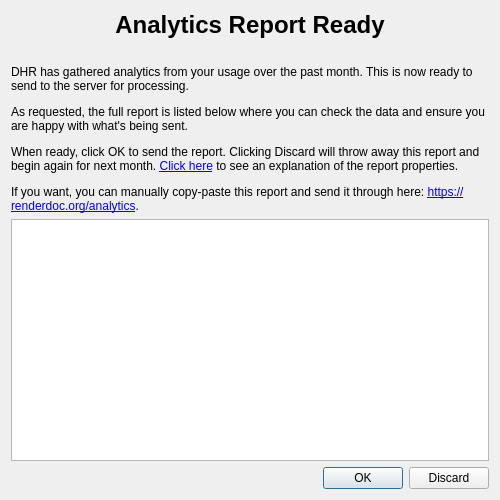
<?xml version="1.0" encoding="UTF-8"?>
<ui version="4.0">
 <class>AnalyticsConfirmDialog</class>
 <widget class="QDialog" name="AnalyticsConfirmDialog">
  <property name="geometry">
   <rect>
    <x>0</x>
    <y>0</y>
    <width>500</width>
    <height>500</height>
   </rect>
  </property>
  <property name="sizePolicy">
   <sizepolicy hsizetype="Fixed" vsizetype="Fixed">
    <horstretch>0</horstretch>
    <verstretch>0</verstretch>
   </sizepolicy>
  </property>
  <property name="windowTitle">
   <string>Analytics Report</string>
  </property>
  <property name="modal">
   <bool>true</bool>
  </property>
  <layout class="QVBoxLayout" name="verticalLayout">
   <item>
    <widget class="QLabel" name="label">
     <property name="text">
      <string>&lt;html&gt;&lt;head/&gt;&lt;body&gt;&lt;p align=&quot;center&quot;&gt;&lt;span style=&quot; font-size:18pt; font-weight:600;&quot;&gt;Analytics Report Ready&lt;/span&gt;&lt;/p&gt;&lt;p&gt;&lt;br/&gt;DHR has gathered analytics from your usage over the past month. This is now ready to send to the server for processing.&lt;/p&gt;&lt;p&gt;As requested, the full report is listed below where you can check the data and ensure you are happy with what's being sent.&lt;/p&gt;&lt;p&gt;When ready, click OK to send the report. Clicking Discard will throw away this report and begin again for next month. &lt;a href=&quot;#documentreport&quot;&gt;&lt;span style=&quot; text-decoration: underline; color:#0000ff;&quot;&gt;Click here&lt;/span&gt;&lt;/a&gt; to see an explanation of the report properties.&lt;/p&gt;&lt;p&gt;If you want, you can manually copy-paste this report and send it through here: &lt;a href=&quot;https://renderdoc.org/analytics&quot;&gt;&lt;span style=&quot; text-decoration: underline; color:#0000ff;&quot;&gt;https://renderdoc.org/analytics&lt;/span&gt;&lt;/a&gt;.&lt;/p&gt;&lt;/body&gt;&lt;/html&gt;</string>
     </property>
     <property name="wordWrap">
      <bool>true</bool>
     </property>
    </widget>
   </item>
   <item>
    <widget class="QTextEdit" name="analyticsReport">
     <property name="readOnly">
      <bool>true</bool>
     </property>
    </widget>
   </item>
   <item>
    <widget class="QDialogButtonBox" name="buttonBox">
     <property name="orientation">
      <enum>Qt::Horizontal</enum>
     </property>
     <property name="standardButtons">
      <set>QDialogButtonBox::Discard|QDialogButtonBox::Ok</set>
     </property>
    </widget>
   </item>
  </layout>
 </widget>
 <resources/>
 <connections>
  <connection>
   <sender>buttonBox</sender>
   <signal>accepted()</signal>
   <receiver>AnalyticsConfirmDialog</receiver>
   <slot>accept()</slot>
   <hints>
    <hint type="sourcelabel">
     <x>248</x>
     <y>254</y>
    </hint>
    <hint type="destinationlabel">
     <x>157</x>
     <y>274</y>
    </hint>
   </hints>
  </connection>
  <connection>
   <sender>buttonBox</sender>
   <signal>rejected()</signal>
   <receiver>AnalyticsConfirmDialog</receiver>
   <slot>reject()</slot>
   <hints>
    <hint type="sourcelabel">
     <x>316</x>
     <y>260</y>
    </hint>
    <hint type="destinationlabel">
     <x>286</x>
     <y>274</y>
    </hint>
   </hints>
  </connection>
 </connections>
</ui>
